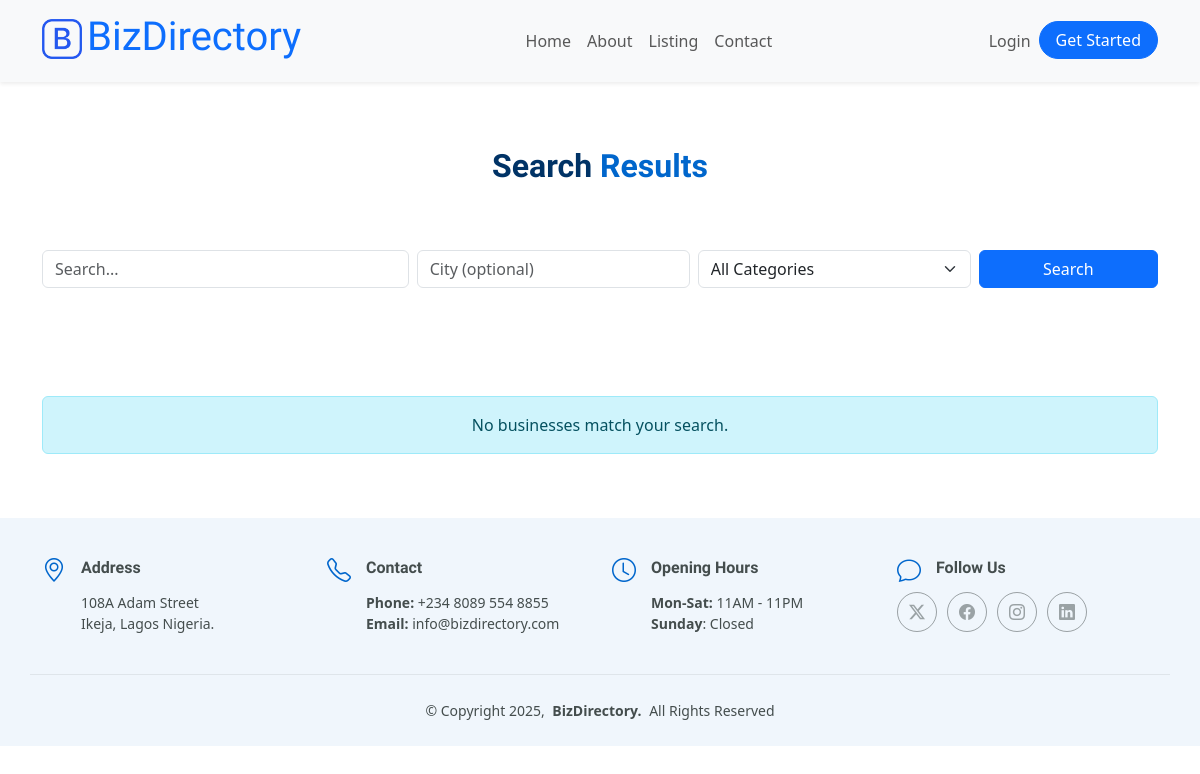
Before: /bizDir/search/ with the older database file.
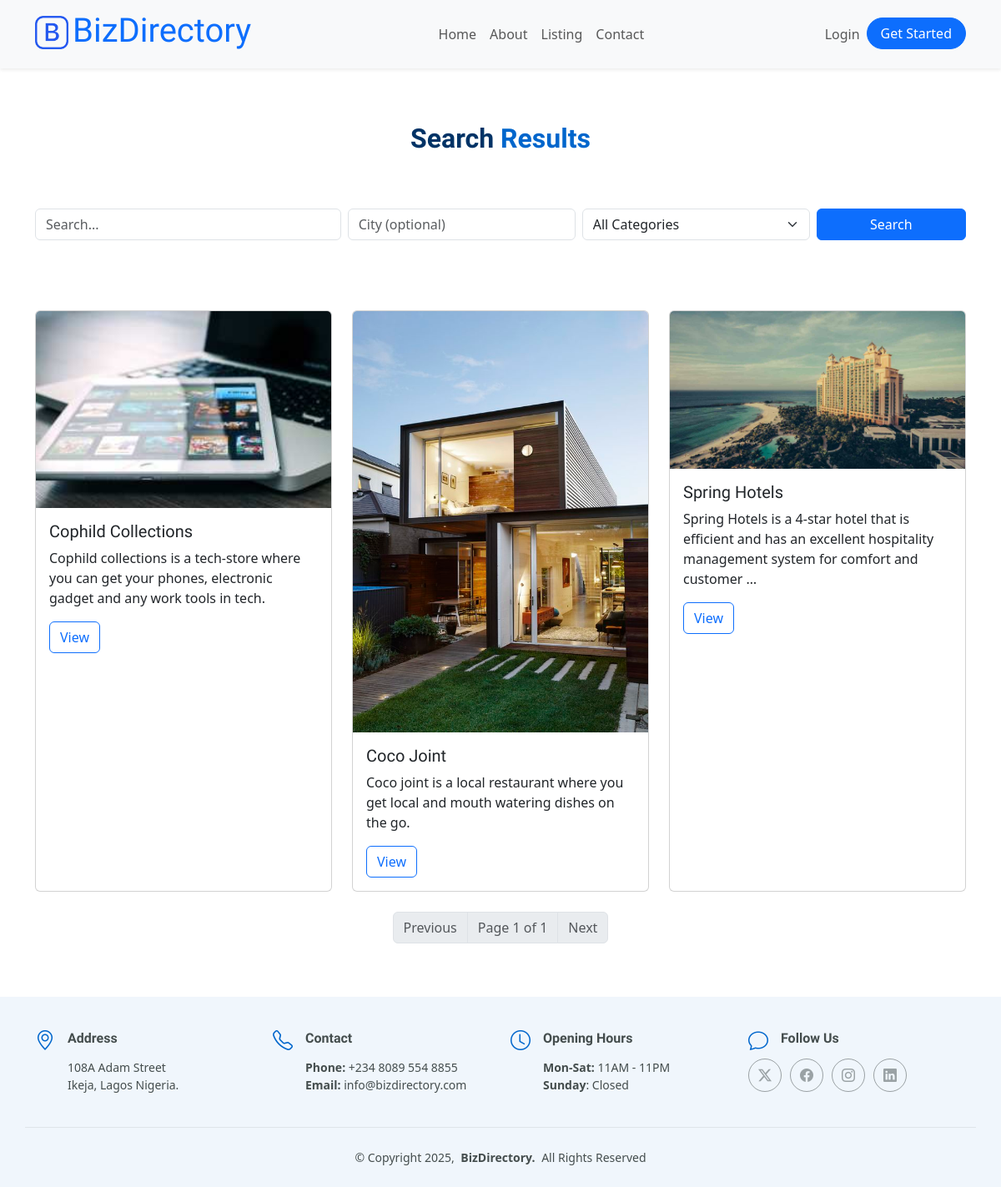
After: the same page with the newer database file.
### bizDir/models.py (models this page shows, shortened)
class Business(models.Model):
    STATUS_CHOICES = [
        ('active', 'Active'),
        ('pending', 'Pending'),
        ('inactive', 'Inactive'),
    ]
    name = models.CharField(max_length=200)
    slug = models.SlugField(unique=True, blank=True) # Added this part
    owner = models.ForeignKey(User, on_delete=models.CASCADE, related_name='owned_businesses')
    description = models.TextField()
    address = models.CharField(max_length=255)
    city = models.CharField(max_length=100)
    state = models.CharField(max_length=100)
    country = models.CharField(max_length=100, default='Nigeria')
    phone = models.CharField(max_length=20)
    email = models.EmailField()
    website = models.URLField(blank=True)
    categories = models.ManyToManyField(BusinessCategory, related_name='businesses')
    featured = models.BooleanField(default=False)
    promoted_until = models.DateField(null=True, blank=True) # Added this part
    established_date = models.DateField(null=True, blank=True)
    logo = models.ImageField(upload_to='business_logos/', null=True, blank=True)
    is_active = models.BooleanField(default=True) # Added this part
    views = models.PositiveBigIntegerField(default=0) # Added this part
    status = models.CharField(max_length=10, choices=STATUS_CHOICES, default='pending')

### bizDir/views.py (the view)
# urls.py: path('search/', searchView, name='search'),
def searchView(request: HttpRequest):
    query = request.GET.get("q", "")
    city = request.GET.get("city", "")
    category_id = request.GET.get("category", "")
    businesses = Business.objects.filter(is_active=True).prefetch_related("categories")
    if query:
        businesses = businesses.filter(Q(name__icontains=query) | Q(description__icontains=query))
    if city:
        businesses = businesses.filter(city__icontains=city)
    selected_category = None
    if category_id.isdigit():
        selected_category = get_object_or_404(BusinessCategory, id=category_id)
        businesses = businesses.filter(categories=selected_category)
    paginator = Paginator(businesses.distinct(), 6)
    page_number = request.GET.get("page")
    page_obj = paginator.get_page(page_number)
    context = {
        "page_obj": page_obj,
        "query": query,
        "city": city,
        "selected_category": selected_category,
        "categories": BusinessCategory.objects.all()
    }
    return render(request, "user/search.html", context)

### bizDir/templates/user/search.html (shortened to what this page needs)
{% extends "base.html" %}
{% load static %}
{% block content %}
<div class="container py-5">
    <section id="" class="section">
    <div class="container section-title" data-aos="fade-up">
        <div><span>Search</span> <span class="description-title">Results</span></div>
    </div>
    <form method="get" action="{% url 'search' %}" class="row g-2 mb-4 justify-content-center">
        <div class="col-md-4">
            <input type="text" name="q" value="{{ query }}" class="form-control" placeholder="Search...">
        </div>
        <div class="col-md-3">
            <input type="text" name="city" value="{{ city }}" class="form-control" placeholder="City (optional)">
        </div>
        <div class="col-md-3">
            <select name="category" class="form-select">
                <option value="">All Categories</option>
            </select>
        </div>
        <div class="col-md-2 d-grid">
            <button type="submit" class="btn btn-primary">Search</button>
        </div>
    </form>
    </section>
    {% if page_obj %}
    <div class="row row-cols-1 row-cols-md-3 g-4">
        {% for business in page_obj %}
        <div class="col">
            <div class="card h-100">
                {% if business.logo %}
                    <img src="{{ business.logo.url }}" class="card-img-top" alt="{{ business.name }}">
                {% endif %}
                <div class="card-body">
                    <h5 class="card-title">{{ business.name }}</h5>
                    <p class="card-text">{{ business.description|truncatewords:20 }}</p>
                    <a href="{% url 'business_detail' business.id %}" class="btn btn-outline-primary">View</a>
                </div>
            </div>
        </div>
        {% endfor %}
    </div>
    <nav class="mt-4">
        <ul class="pagination justify-content-center">
            {% if page_obj.has_previous %}
                <li class="page-item">
                    <a class="page-link" href="?{% if query %}q={{ query }}&{% endif %}{% if city %}city={{ city }}&{% endif %}{% if selected_category %}category={{ selected_category.id }}&{% endif %}page={{ page_obj.previous_page_number }}">Previous</a>
                </li>
            {% else %}
                <li class="page-item disabled"><span class="page-link">Previous</span></li>
            {% endif %}
            <li class="page-item disabled"><span class="page-link">Page {{ page_obj.number }} of {{ page_obj.paginator.num_pages }}</span></li>
            {% if page_obj.has_next %}
                <li class="page-item">
                    <a class="page-link" href="?{% if query %}q={{ query }}&{% endif %}{% if city %}city={{ city }}&{% endif %}{% if selected_category %}category={{ selected_category.id }}&{% endif %}page={{ page_obj.next_page_number }}">Next</a>
                </li>
            {% else %}
                <li class="page-item disabled"><span class="page-link">Next</span></li>
            {% endif %}
        </ul>
    </nav>
    {% else %}
    <div class="alert alert-info text-center mt-4">
        No businesses match your search.
    </div>
    {% endif %}
</div>
{% endblock %}

Changed rows visible on the page:
added Business: logo (picture), name "Cophild Collections", description "Cophild collections is a tech-store where you can get your phones, electronic gadget and any work tools in tech."
added Business: logo (picture), name "Coco Joint", description "Coco joint is a local restaurant where you get local and mouth watering dishes on the go."
added Business: logo (picture), name "Spring Hotels", description "Spring Hotels is a 4-star hotel that is efficient and has an excellent hospitality management system for comfort and customer …"
Other visible differences:
{{ page_obj.number }}: (not shown) → "1"
{{ page_obj.paginator.num_pages }}: (not shown) → "1"
text no longer shown: "No businesses match your search."
text now shown: "Previous Page of Next"
